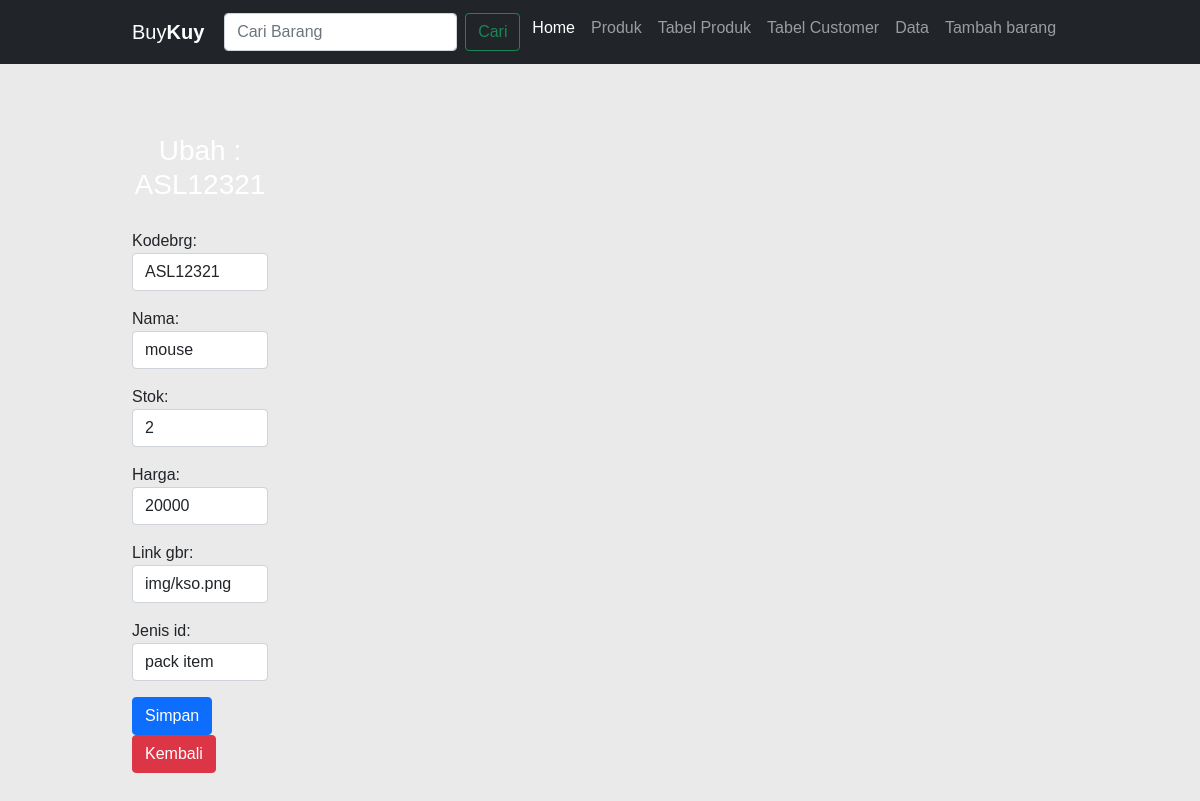
/ubah/7, run on the app's committed database.
### dashboard/models.py (models this page shows, shortened)
class Barang(models.Model):
    kodebrg=models.CharField(max_length=8)
    nama=models.CharField(max_length=50)
    stok=models.IntegerField()
    harga=models.BigIntegerField()
    link_gbr=models.CharField(max_length=150, blank=True, default='img/')
    waktu_posting=models.DateTimeField(auto_now_add=True)
    jenis_id=models.ForeignKey(Jenis,on_delete=models.CASCADE,null=True)

class Jenis(models.Model):
    nama=models.CharField(max_length=50)
    ket=models.TextField()
    def __str__(self) :
        return self.nama

### dashboard/views.py (the view)
# urls.py: path('ubah/<int:id_barang>',ubah_brg,name='ubah_brg'),
def ubah_brg(request,id_barang):
    barangs=Barang.objects.get(id=id_barang)
    if request.POST:
        form=FormBarang(request.POST,instance=barangs)
        if form.is_valid():
            form.save()
            messages.success(request,"Data Berhasil diubah")
            return redirect('ubah_brg',id_barang=id_barang)
    else:
        form=FormBarang(instance=barangs)
        konteks = {
            'form':form,
            'barangs' : barangs
        }
    return render(request,'ubah_brg.html',konteks)

### dashboard/forms.py
class FormBarang(ModelForm):
    class Meta :
        model=Barang
        fields='__all__'
        widgets = {
            'kodebrg': forms.TextInput({'class': ' form-control'}),
            'nama': forms.TextInput({'class': ' form-control'}),
            'stok': forms.NumberInput({'class': ' form-control'}),
            'harga': forms.NumberInput({'class': ' form-control'}),
            'link_gbr': forms.TextInput({'class': ' form-control'}),
            'jenis_id': forms.Select({'class': ' form-control'}),
        }

### templates/ubah_brg.html (shortened to what this page needs)
{% extends 'base.html'%}
{% block isinya %}
{% load static %}
<section id="form">
    <div class="container">
        <div class="row">
            <div class="col-md-2">
            <h3>Ubah : {{ barangs.kodebrg }}</h3>
            <form action="{% url 'ubah_brg' barangs.id %}" method="post">
                {{form.as_p}}
                <button type="submit" class="btn btn-primary">Simpan</button>
                <a href="/VBrg" class="btn btn-danger">Kembali</a>
             </form>
            </div>
        </div>
    </div>
</section>
{% endblock %}

### static/css/style.css (style rules this page uses)
* { padding: 0px; margin: 0px; font-family: sans-serif; }
a { color: inherit; text-decoration: none; }
.container { width: 80%; margin: auto; }
section { padding: 50px 0; }
section h3 { text-align: center; padding: 20px 0; color: #fff; }

### data on the page
Barang: kodebrg "ASL12321", nama "mouse", stok "2", harga "20000", link_gbr "img/kso.png", jenis_id "pack item"
